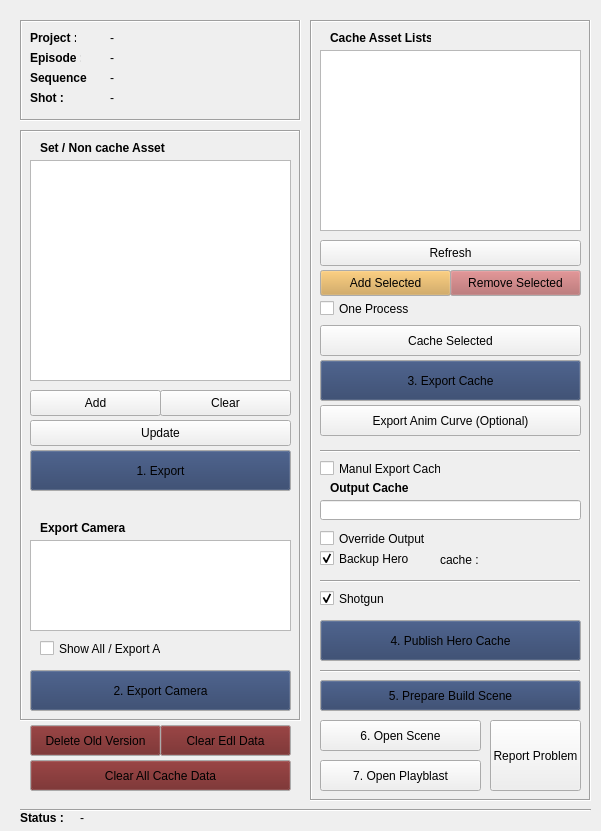
<?xml version="1.0" encoding="UTF-8"?>
<ui version="4.0">
 <class>ExportCacheWindow</class>
 <widget class="QMainWindow" name="ExportCacheWindow">
  <property name="geometry">
   <rect>
    <x>0</x>
    <y>0</y>
    <width>601</width>
    <height>831</height>
   </rect>
  </property>
  <property name="windowTitle">
   <string>PT Export Cache Tool v.1.2</string>
  </property>
  <widget class="QWidget" name="centralwidget">
   <widget class="QFrame" name="frame">
    <property name="geometry">
     <rect>
      <x>20</x>
      <y>20</y>
      <width>281</width>
      <height>101</height>
     </rect>
    </property>
    <property name="frameShape">
     <enum>QFrame::Box</enum>
    </property>
    <property name="frameShadow">
     <enum>QFrame::Sunken</enum>
    </property>
    <widget class="QLabel" name="label">
     <property name="geometry">
      <rect>
       <x>10</x>
       <y>10</y>
       <width>46</width>
       <height>16</height>
      </rect>
     </property>
     <property name="font">
      <font>
       <weight>75</weight>
       <bold>true</bold>
      </font>
     </property>
     <property name="text">
      <string>Project : </string>
     </property>
    </widget>
    <widget class="QLabel" name="label_4">
     <property name="geometry">
      <rect>
       <x>10</x>
       <y>30</y>
       <width>51</width>
       <height>16</height>
      </rect>
     </property>
     <property name="font">
      <font>
       <weight>75</weight>
       <bold>true</bold>
      </font>
     </property>
     <property name="text">
      <string>Episode : </string>
     </property>
    </widget>
    <widget class="QLabel" name="label_5">
     <property name="geometry">
      <rect>
       <x>10</x>
       <y>50</y>
       <width>61</width>
       <height>16</height>
      </rect>
     </property>
     <property name="font">
      <font>
       <weight>75</weight>
       <bold>true</bold>
      </font>
     </property>
     <property name="text">
      <string>Sequence : </string>
     </property>
    </widget>
    <widget class="QLabel" name="project_label">
     <property name="geometry">
      <rect>
       <x>90</x>
       <y>10</y>
       <width>171</width>
       <height>16</height>
      </rect>
     </property>
     <property name="text">
      <string>-</string>
     </property>
    </widget>
    <widget class="QLabel" name="label_7">
     <property name="geometry">
      <rect>
       <x>10</x>
       <y>70</y>
       <width>46</width>
       <height>16</height>
      </rect>
     </property>
     <property name="font">
      <font>
       <weight>75</weight>
       <bold>true</bold>
      </font>
     </property>
     <property name="text">
      <string>Shot : </string>
     </property>
    </widget>
    <widget class="QLabel" name="episode_label">
     <property name="geometry">
      <rect>
       <x>90</x>
       <y>30</y>
       <width>171</width>
       <height>16</height>
      </rect>
     </property>
     <property name="text">
      <string>-</string>
     </property>
    </widget>
    <widget class="QLabel" name="sequence_label">
     <property name="geometry">
      <rect>
       <x>90</x>
       <y>50</y>
       <width>141</width>
       <height>16</height>
      </rect>
     </property>
     <property name="text">
      <string>-</string>
     </property>
    </widget>
    <widget class="QLabel" name="shot_label">
     <property name="geometry">
      <rect>
       <x>90</x>
       <y>70</y>
       <width>151</width>
       <height>16</height>
      </rect>
     </property>
     <property name="text">
      <string>-</string>
     </property>
    </widget>
   </widget>
   <widget class="QFrame" name="frame_2">
    <property name="geometry">
     <rect>
      <x>310</x>
      <y>20</y>
      <width>281</width>
      <height>781</height>
     </rect>
    </property>
    <property name="frameShape">
     <enum>QFrame::Box</enum>
    </property>
    <property name="frameShadow">
     <enum>QFrame::Sunken</enum>
    </property>
    <widget class="QLabel" name="label_3">
     <property name="geometry">
      <rect>
       <x>20</x>
       <y>10</y>
       <width>101</width>
       <height>16</height>
      </rect>
     </property>
     <property name="font">
      <font>
       <weight>75</weight>
       <bold>true</bold>
      </font>
     </property>
     <property name="text">
      <string>Cache Asset Lists</string>
     </property>
    </widget>
    <widget class="QListWidget" name="asset_listWidget">
     <property name="geometry">
      <rect>
       <x>10</x>
       <y>30</y>
       <width>261</width>
       <height>181</height>
      </rect>
     </property>
     <property name="selectionMode">
      <enum>QAbstractItemView::ExtendedSelection</enum>
     </property>
    </widget>
    <widget class="QPushButton" name="cache_pushButton">
     <property name="geometry">
      <rect>
       <x>10</x>
       <y>340</y>
       <width>261</width>
       <height>41</height>
      </rect>
     </property>
     <property name="palette">
      <palette>
       <active>
        <colorrole role="Button">
         <brush brushstyle="SolidPattern">
          <color alpha="255">
           <red>40</red>
           <green>60</green>
           <blue>100</blue>
          </color>
         </brush>
        </colorrole>
       </active>
       <inactive>
        <colorrole role="Button">
         <brush brushstyle="SolidPattern">
          <color alpha="255">
           <red>40</red>
           <green>60</green>
           <blue>100</blue>
          </color>
         </brush>
        </colorrole>
       </inactive>
       <disabled>
        <colorrole role="Button">
         <brush brushstyle="SolidPattern">
          <color alpha="255">
           <red>40</red>
           <green>60</green>
           <blue>100</blue>
          </color>
         </brush>
        </colorrole>
       </disabled>
      </palette>
     </property>
     <property name="text">
      <string>3. Export Cache</string>
     </property>
    </widget>
    <widget class="QPushButton" name="cacheSelected_pushButton">
     <property name="geometry">
      <rect>
       <x>10</x>
       <y>305</y>
       <width>261</width>
       <height>31</height>
      </rect>
     </property>
     <property name="text">
      <string>Cache Selected</string>
     </property>
    </widget>
    <widget class="QPushButton" name="publishHero_pushButton">
     <property name="geometry">
      <rect>
       <x>10</x>
       <y>600</y>
       <width>261</width>
       <height>41</height>
      </rect>
     </property>
     <property name="palette">
      <palette>
       <active>
        <colorrole role="Button">
         <brush brushstyle="SolidPattern">
          <color alpha="255">
           <red>40</red>
           <green>60</green>
           <blue>100</blue>
          </color>
         </brush>
        </colorrole>
       </active>
       <inactive>
        <colorrole role="Button">
         <brush brushstyle="SolidPattern">
          <color alpha="255">
           <red>40</red>
           <green>60</green>
           <blue>100</blue>
          </color>
         </brush>
        </colorrole>
       </inactive>
       <disabled>
        <colorrole role="Button">
         <brush brushstyle="SolidPattern">
          <color alpha="255">
           <red>40</red>
           <green>60</green>
           <blue>100</blue>
          </color>
         </brush>
        </colorrole>
       </disabled>
      </palette>
     </property>
     <property name="text">
      <string>4. Publish Hero Cache</string>
     </property>
    </widget>
    <widget class="QCheckBox" name="backupHero_checkBox">
     <property name="geometry">
      <rect>
       <x>10</x>
       <y>530</y>
       <width>91</width>
       <height>17</height>
      </rect>
     </property>
     <property name="text">
      <string>Backup Hero</string>
     </property>
     <property name="checked">
      <bool>true</bool>
     </property>
    </widget>
    <widget class="QLineEdit" name="output_lineEdit">
     <property name="geometry">
      <rect>
       <x>10</x>
       <y>480</y>
       <width>261</width>
       <height>20</height>
      </rect>
     </property>
     <property name="text">
      <string/>
     </property>
    </widget>
    <widget class="QLabel" name="label_11">
     <property name="geometry">
      <rect>
       <x>20</x>
       <y>460</y>
       <width>91</width>
       <height>16</height>
      </rect>
     </property>
     <property name="font">
      <font>
       <weight>75</weight>
       <bold>true</bold>
      </font>
     </property>
     <property name="text">
      <string>Output Cache</string>
     </property>
    </widget>
    <widget class="QCheckBox" name="overrideOutput_checkBox">
     <property name="geometry">
      <rect>
       <x>10</x>
       <y>510</y>
       <width>111</width>
       <height>17</height>
      </rect>
     </property>
     <property name="text">
      <string>Override Output</string>
     </property>
    </widget>
    <widget class="QCheckBox" name="manual_checkBox">
     <property name="geometry">
      <rect>
       <x>10</x>
       <y>440</y>
       <width>121</width>
       <height>17</height>
      </rect>
     </property>
     <property name="text">
      <string>Manul Export Cache</string>
     </property>
    </widget>
    <widget class="QLabel" name="cache_label">
     <property name="geometry">
      <rect>
       <x>130</x>
       <y>530</y>
       <width>131</width>
       <height>20</height>
      </rect>
     </property>
     <property name="text">
      <string>cache : </string>
     </property>
    </widget>
    <widget class="QPushButton" name="buildScene_pushButton">
     <property name="geometry">
      <rect>
       <x>10</x>
       <y>660</y>
       <width>261</width>
       <height>31</height>
      </rect>
     </property>
     <property name="palette">
      <palette>
       <active>
        <colorrole role="Button">
         <brush brushstyle="SolidPattern">
          <color alpha="255">
           <red>40</red>
           <green>60</green>
           <blue>100</blue>
          </color>
         </brush>
        </colorrole>
       </active>
       <inactive>
        <colorrole role="Button">
         <brush brushstyle="SolidPattern">
          <color alpha="255">
           <red>40</red>
           <green>60</green>
           <blue>100</blue>
          </color>
         </brush>
        </colorrole>
       </inactive>
       <disabled>
        <colorrole role="Button">
         <brush brushstyle="SolidPattern">
          <color alpha="255">
           <red>40</red>
           <green>60</green>
           <blue>100</blue>
          </color>
         </brush>
        </colorrole>
       </disabled>
      </palette>
     </property>
     <property name="text">
      <string>5. Prepare Build Scene</string>
     </property>
    </widget>
    <widget class="QCheckBox" name="shotgun_checkBox">
     <property name="geometry">
      <rect>
       <x>10</x>
       <y>570</y>
       <width>91</width>
       <height>17</height>
      </rect>
     </property>
     <property name="text">
      <string>Shotgun</string>
     </property>
     <property name="checked">
      <bool>true</bool>
     </property>
    </widget>
    <widget class="Line" name="line">
     <property name="geometry">
      <rect>
       <x>10</x>
       <y>560</y>
       <width>260</width>
       <height>3</height>
      </rect>
     </property>
     <property name="orientation">
      <enum>Qt::Horizontal</enum>
     </property>
    </widget>
    <widget class="Line" name="line_2">
     <property name="geometry">
      <rect>
       <x>10</x>
       <y>650</y>
       <width>260</width>
       <height>3</height>
      </rect>
     </property>
     <property name="orientation">
      <enum>Qt::Horizontal</enum>
     </property>
    </widget>
    <widget class="QPushButton" name="openScene_pushButton">
     <property name="geometry">
      <rect>
       <x>10</x>
       <y>700</y>
       <width>161</width>
       <height>31</height>
      </rect>
     </property>
     <property name="text">
      <string>6. Open Scene</string>
     </property>
    </widget>
    <widget class="QCheckBox" name="oneTime_checkBox">
     <property name="geometry">
      <rect>
       <x>10</x>
       <y>280</y>
       <width>91</width>
       <height>17</height>
      </rect>
     </property>
     <property name="whatsThis">
      <string/>
     </property>
     <property name="text">
      <string>One Process</string>
     </property>
     <property name="checked">
      <bool>false</bool>
     </property>
    </widget>
    <widget class="QPushButton" name="updateCacheList_pushButton">
     <property name="geometry">
      <rect>
       <x>10</x>
       <y>220</y>
       <width>261</width>
       <height>26</height>
      </rect>
     </property>
     <property name="text">
      <string>Refresh</string>
     </property>
    </widget>
    <widget class="QPushButton" name="playblast_pushButton">
     <property name="geometry">
      <rect>
       <x>10</x>
       <y>740</y>
       <width>161</width>
       <height>31</height>
      </rect>
     </property>
     <property name="text">
      <string>7. Open Playblast</string>
     </property>
    </widget>
    <widget class="QPushButton" name="reportProblem_pushButton">
     <property name="geometry">
      <rect>
       <x>180</x>
       <y>700</y>
       <width>91</width>
       <height>71</height>
      </rect>
     </property>
     <property name="text">
      <string>Report Problem</string>
     </property>
    </widget>
    <widget class="QPushButton" name="addCache_pushButton">
     <property name="geometry">
      <rect>
       <x>10</x>
       <y>250</y>
       <width>131</width>
       <height>26</height>
      </rect>
     </property>
     <property name="palette">
      <palette>
       <active>
        <colorrole role="Button">
         <brush brushstyle="SolidPattern">
          <color alpha="255">
           <red>207</red>
           <green>158</green>
           <blue>73</blue>
          </color>
         </brush>
        </colorrole>
       </active>
       <inactive>
        <colorrole role="Button">
         <brush brushstyle="SolidPattern">
          <color alpha="255">
           <red>207</red>
           <green>158</green>
           <blue>73</blue>
          </color>
         </brush>
        </colorrole>
       </inactive>
       <disabled>
        <colorrole role="Button">
         <brush brushstyle="SolidPattern">
          <color alpha="255">
           <red>207</red>
           <green>158</green>
           <blue>73</blue>
          </color>
         </brush>
        </colorrole>
       </disabled>
      </palette>
     </property>
     <property name="text">
      <string>Add Selected</string>
     </property>
    </widget>
    <widget class="QPushButton" name="removeCache_pushButton">
     <property name="geometry">
      <rect>
       <x>140</x>
       <y>250</y>
       <width>131</width>
       <height>26</height>
      </rect>
     </property>
     <property name="palette">
      <palette>
       <active>
        <colorrole role="Button">
         <brush brushstyle="SolidPattern">
          <color alpha="255">
           <red>176</red>
           <green>97</green>
           <blue>98</blue>
          </color>
         </brush>
        </colorrole>
       </active>
       <inactive>
        <colorrole role="Button">
         <brush brushstyle="SolidPattern">
          <color alpha="255">
           <red>176</red>
           <green>97</green>
           <blue>98</blue>
          </color>
         </brush>
        </colorrole>
       </inactive>
       <disabled>
        <colorrole role="Button">
         <brush brushstyle="SolidPattern">
          <color alpha="255">
           <red>176</red>
           <green>97</green>
           <blue>98</blue>
          </color>
         </brush>
        </colorrole>
       </disabled>
      </palette>
     </property>
     <property name="text">
      <string>Remove Selected</string>
     </property>
    </widget>
    <widget class="Line" name="line_3">
     <property name="geometry">
      <rect>
       <x>10</x>
       <y>430</y>
       <width>260</width>
       <height>3</height>
      </rect>
     </property>
     <property name="orientation">
      <enum>Qt::Horizontal</enum>
     </property>
    </widget>
    <widget class="QPushButton" name="exportAnimCurve_pushButton">
     <property name="geometry">
      <rect>
       <x>10</x>
       <y>385</y>
       <width>261</width>
       <height>31</height>
      </rect>
     </property>
     <property name="text">
      <string>Export Anim Curve (Optional)</string>
     </property>
    </widget>
   </widget>
   <widget class="QLabel" name="label_6">
    <property name="geometry">
     <rect>
      <x>20</x>
      <y>810</y>
      <width>46</width>
      <height>16</height>
     </rect>
    </property>
    <property name="font">
     <font>
      <weight>75</weight>
      <bold>true</bold>
     </font>
    </property>
    <property name="text">
     <string>Status : </string>
    </property>
   </widget>
   <widget class="QLabel" name="status_label">
    <property name="geometry">
     <rect>
      <x>80</x>
      <y>810</y>
      <width>201</width>
      <height>16</height>
     </rect>
    </property>
    <property name="font">
     <font>
      <weight>50</weight>
      <bold>false</bold>
     </font>
    </property>
    <property name="text">
     <string>-</string>
    </property>
   </widget>
   <widget class="QFrame" name="frame_3">
    <property name="geometry">
     <rect>
      <x>20</x>
      <y>130</y>
      <width>281</width>
      <height>591</height>
     </rect>
    </property>
    <property name="frameShape">
     <enum>QFrame::Box</enum>
    </property>
    <property name="frameShadow">
     <enum>QFrame::Sunken</enum>
    </property>
    <widget class="QLabel" name="label_8">
     <property name="geometry">
      <rect>
       <x>20</x>
       <y>10</y>
       <width>131</width>
       <height>16</height>
      </rect>
     </property>
     <property name="font">
      <font>
       <weight>75</weight>
       <bold>true</bold>
      </font>
     </property>
     <property name="text">
      <string>Set / Non cache Asset</string>
     </property>
    </widget>
    <widget class="QListWidget" name="set_listWidget">
     <property name="geometry">
      <rect>
       <x>10</x>
       <y>30</y>
       <width>261</width>
       <height>221</height>
      </rect>
     </property>
     <property name="selectionMode">
      <enum>QAbstractItemView::MultiSelection</enum>
     </property>
    </widget>
    <widget class="QPushButton" name="exportSet_pushButton">
     <property name="geometry">
      <rect>
       <x>10</x>
       <y>320</y>
       <width>261</width>
       <height>41</height>
      </rect>
     </property>
     <property name="palette">
      <palette>
       <active>
        <colorrole role="Button">
         <brush brushstyle="SolidPattern">
          <color alpha="255">
           <red>40</red>
           <green>60</green>
           <blue>100</blue>
          </color>
         </brush>
        </colorrole>
       </active>
       <inactive>
        <colorrole role="Button">
         <brush brushstyle="SolidPattern">
          <color alpha="255">
           <red>40</red>
           <green>60</green>
           <blue>100</blue>
          </color>
         </brush>
        </colorrole>
       </inactive>
       <disabled>
        <colorrole role="Button">
         <brush brushstyle="SolidPattern">
          <color alpha="255">
           <red>40</red>
           <green>60</green>
           <blue>100</blue>
          </color>
         </brush>
        </colorrole>
       </disabled>
      </palette>
     </property>
     <property name="text">
      <string>1. Export</string>
     </property>
     <property name="flat">
      <bool>false</bool>
     </property>
    </widget>
    <widget class="QPushButton" name="updateSet_pushButton">
     <property name="geometry">
      <rect>
       <x>10</x>
       <y>290</y>
       <width>261</width>
       <height>26</height>
      </rect>
     </property>
     <property name="text">
      <string>Update</string>
     </property>
    </widget>
    <widget class="QListWidget" name="camera_listWidget">
     <property name="geometry">
      <rect>
       <x>10</x>
       <y>410</y>
       <width>261</width>
       <height>91</height>
      </rect>
     </property>
     <property name="selectionMode">
      <enum>QAbstractItemView::MultiSelection</enum>
     </property>
    </widget>
    <widget class="QPushButton" name="exportCamera_pushButton">
     <property name="geometry">
      <rect>
       <x>10</x>
       <y>540</y>
       <width>261</width>
       <height>41</height>
      </rect>
     </property>
     <property name="palette">
      <palette>
       <active>
        <colorrole role="Button">
         <brush brushstyle="SolidPattern">
          <color alpha="255">
           <red>40</red>
           <green>60</green>
           <blue>100</blue>
          </color>
         </brush>
        </colorrole>
       </active>
       <inactive>
        <colorrole role="Button">
         <brush brushstyle="SolidPattern">
          <color alpha="255">
           <red>40</red>
           <green>60</green>
           <blue>100</blue>
          </color>
         </brush>
        </colorrole>
       </inactive>
       <disabled>
        <colorrole role="Button">
         <brush brushstyle="SolidPattern">
          <color alpha="255">
           <red>40</red>
           <green>60</green>
           <blue>100</blue>
          </color>
         </brush>
        </colorrole>
       </disabled>
      </palette>
     </property>
     <property name="text">
      <string>2. Export Camera</string>
     </property>
    </widget>
    <widget class="QLabel" name="label_9">
     <property name="geometry">
      <rect>
       <x>20</x>
       <y>390</y>
       <width>101</width>
       <height>16</height>
      </rect>
     </property>
     <property name="font">
      <font>
       <weight>75</weight>
       <bold>true</bold>
      </font>
     </property>
     <property name="text">
      <string>Export Camera</string>
     </property>
    </widget>
    <widget class="QCheckBox" name="all_checkBox">
     <property name="geometry">
      <rect>
       <x>20</x>
       <y>510</y>
       <width>121</width>
       <height>17</height>
      </rect>
     </property>
     <property name="text">
      <string>Show All / Export All</string>
     </property>
     <property name="checked">
      <bool>false</bool>
     </property>
    </widget>
    <widget class="QPushButton" name="add_pushButton">
     <property name="geometry">
      <rect>
       <x>10</x>
       <y>260</y>
       <width>131</width>
       <height>26</height>
      </rect>
     </property>
     <property name="text">
      <string>Add</string>
     </property>
    </widget>
    <widget class="QPushButton" name="remove_pushButton">
     <property name="geometry">
      <rect>
       <x>140</x>
       <y>260</y>
       <width>131</width>
       <height>26</height>
      </rect>
     </property>
     <property name="text">
      <string>Clear</string>
     </property>
    </widget>
   </widget>
   <widget class="QPushButton" name="clearEdlData_pushButton">
    <property name="geometry">
     <rect>
      <x>160</x>
      <y>725</y>
      <width>131</width>
      <height>31</height>
     </rect>
    </property>
    <property name="palette">
     <palette>
      <active>
       <colorrole role="Button">
        <brush brushstyle="SolidPattern">
         <color alpha="255">
          <red>108</red>
          <green>29</green>
          <blue>29</blue>
         </color>
        </brush>
       </colorrole>
      </active>
      <inactive>
       <colorrole role="Button">
        <brush brushstyle="SolidPattern">
         <color alpha="255">
          <red>108</red>
          <green>29</green>
          <blue>29</blue>
         </color>
        </brush>
       </colorrole>
      </inactive>
      <disabled>
       <colorrole role="Button">
        <brush brushstyle="SolidPattern">
         <color alpha="255">
          <red>108</red>
          <green>29</green>
          <blue>29</blue>
         </color>
        </brush>
       </colorrole>
      </disabled>
     </palette>
    </property>
    <property name="text">
     <string>Clear Edl Data</string>
    </property>
   </widget>
   <widget class="QPushButton" name="clearAllCacheData_pushButton">
    <property name="geometry">
     <rect>
      <x>30</x>
      <y>760</y>
      <width>261</width>
      <height>31</height>
     </rect>
    </property>
    <property name="palette">
     <palette>
      <active>
       <colorrole role="Button">
        <brush brushstyle="SolidPattern">
         <color alpha="255">
          <red>108</red>
          <green>29</green>
          <blue>29</blue>
         </color>
        </brush>
       </colorrole>
      </active>
      <inactive>
       <colorrole role="Button">
        <brush brushstyle="SolidPattern">
         <color alpha="255">
          <red>108</red>
          <green>29</green>
          <blue>29</blue>
         </color>
        </brush>
       </colorrole>
      </inactive>
      <disabled>
       <colorrole role="Button">
        <brush brushstyle="SolidPattern">
         <color alpha="255">
          <red>108</red>
          <green>29</green>
          <blue>29</blue>
         </color>
        </brush>
       </colorrole>
      </disabled>
     </palette>
    </property>
    <property name="text">
     <string>Clear All Cache Data</string>
    </property>
   </widget>
   <widget class="Line" name="line_4">
    <property name="geometry">
     <rect>
      <x>20</x>
      <y>800</y>
      <width>571</width>
      <height>20</height>
     </rect>
    </property>
    <property name="orientation">
     <enum>Qt::Horizontal</enum>
    </property>
   </widget>
   <widget class="QPushButton" name="deleteOldVersion_pushButton">
    <property name="geometry">
     <rect>
      <x>30</x>
      <y>725</y>
      <width>131</width>
      <height>31</height>
     </rect>
    </property>
    <property name="palette">
     <palette>
      <active>
       <colorrole role="Button">
        <brush brushstyle="SolidPattern">
         <color alpha="255">
          <red>108</red>
          <green>29</green>
          <blue>29</blue>
         </color>
        </brush>
       </colorrole>
      </active>
      <inactive>
       <colorrole role="Button">
        <brush brushstyle="SolidPattern">
         <color alpha="255">
          <red>108</red>
          <green>29</green>
          <blue>29</blue>
         </color>
        </brush>
       </colorrole>
      </inactive>
      <disabled>
       <colorrole role="Button">
        <brush brushstyle="SolidPattern">
         <color alpha="255">
          <red>108</red>
          <green>29</green>
          <blue>29</blue>
         </color>
        </brush>
       </colorrole>
      </disabled>
     </palette>
    </property>
    <property name="text">
     <string>Delete Old Version</string>
    </property>
   </widget>
  </widget>
 </widget>
 <resources/>
 <connections/>
</ui>
